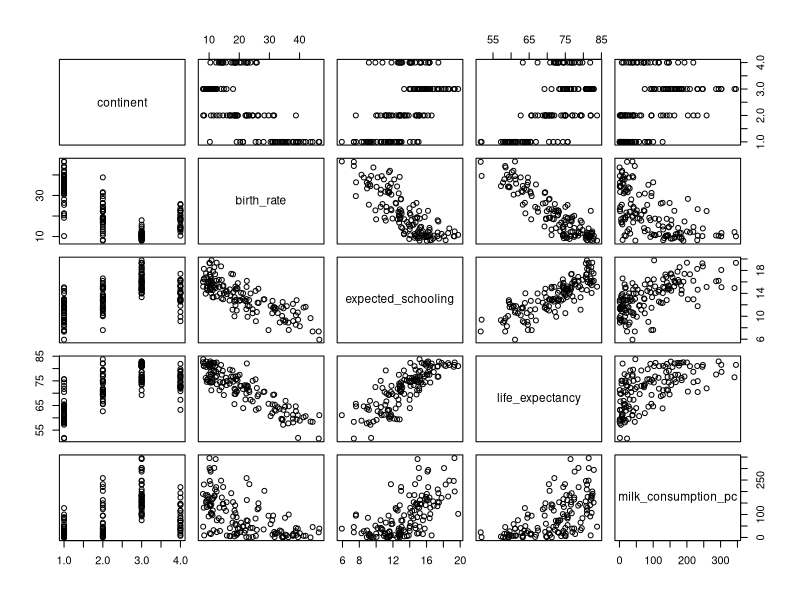
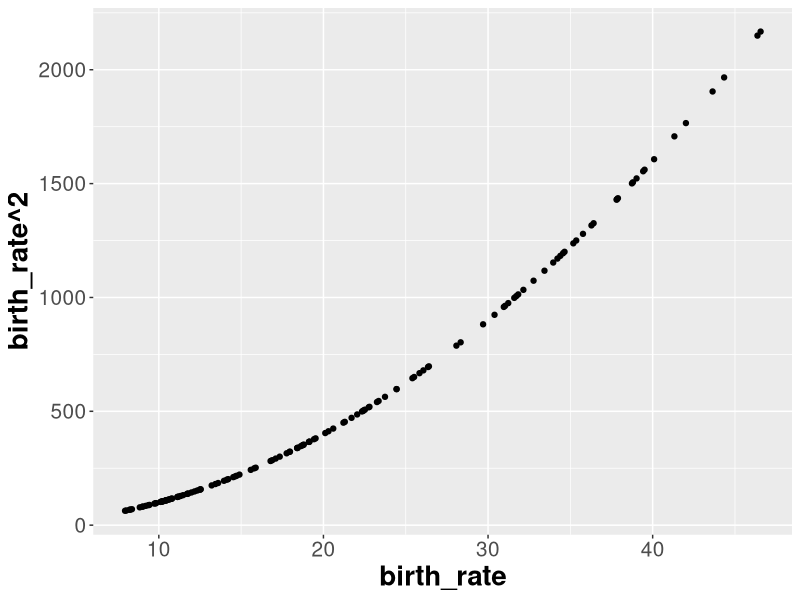
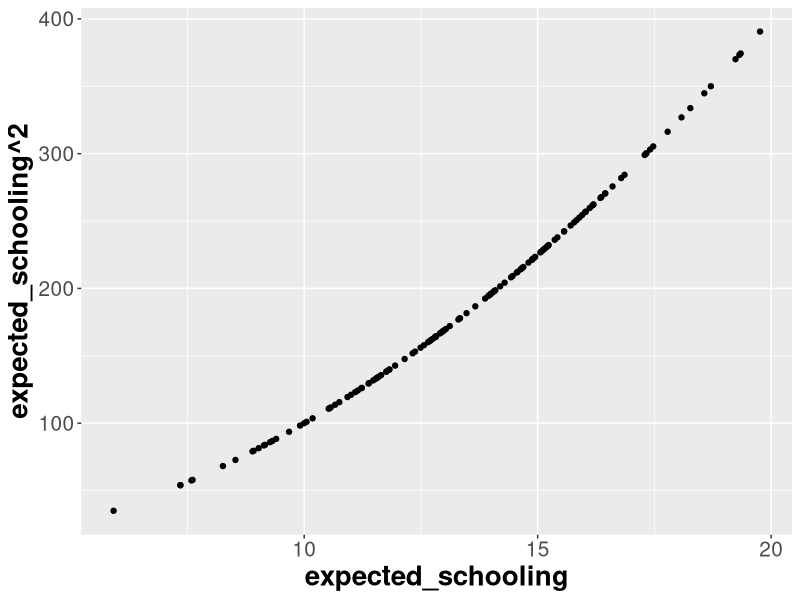
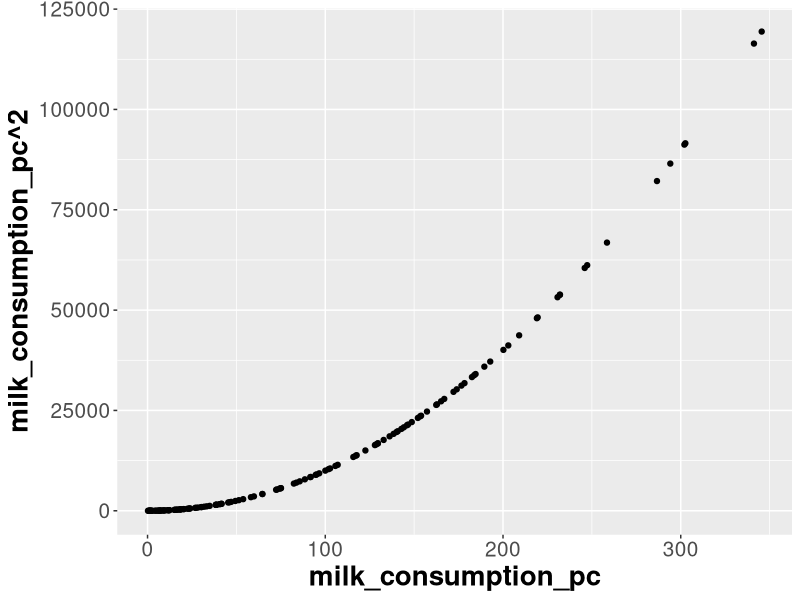
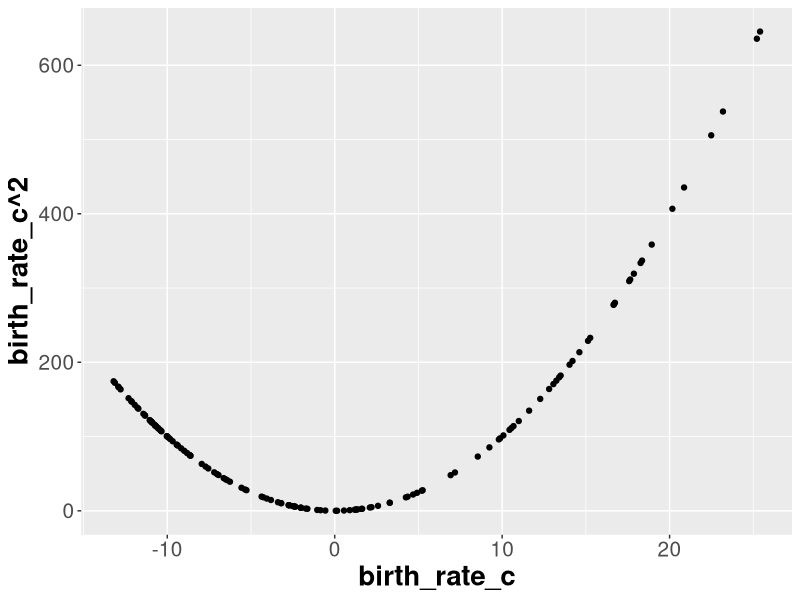
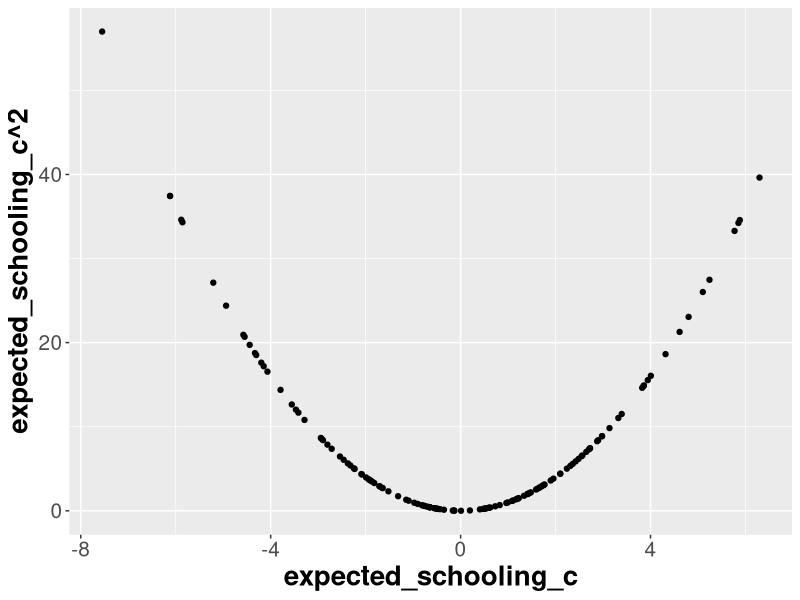
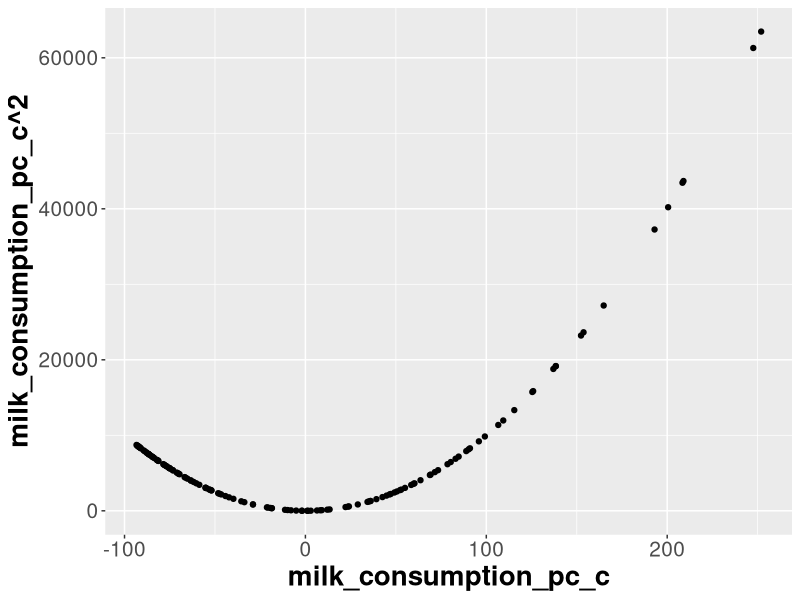

Source code (R) for these figures, in order:
## ---- chunk 1
library(tidyverse)
library(gridExtra)
## ---- chunk 2
#| warning: false
#| message: false

# limpa área de trabalho
rm(list = ls())

# carrega pacote `tidyverse`
library(tidyverse)

# carrega dados
owid <- read_delim("data/owid.csv", delim = ",", col_names = TRUE)

# codifica variável `continent` como fator
owid$continent <- as.factor(owid$continent)

str(owid)
## ---- chunk 3
# Filtrando os dados para o ano de 2015
model1_data <- owid %>% filter(year == 2015)

# Selecionando somente as variáveis de interesse
model1_data <- model1_data[, c(1, 5, 15, 18, 19)]

# Retirando os dados referentes a oceania
model1_data <- subset(model1_data, model1_data$continent != "Oceania")

# Juntando os dados referentes às Américas do Norte e Sul
model1_data <- model1_data %>%
    mutate(continent = dplyr::recode(continent, "North America" = "America", "South America" = "America"))
## ---- chunk 4
# Gráfico de dispersão dos dados
plot(model1_data)
## ---- chunk 5
model1_data <- model1_data |>
    mutate(log_milk_consumption_pc = milk_consumption_pc^0.25)
## ---- chunk 6
cor(model1_data$birth_rate, model1_data$expected_schooling)
## ---- chunk 7
cor(model1_data$birth_rate, model1_data$milk_consumption_pc)
## ---- chunk 8
cor(model1_data$expected_schooling, model1_data$milk_consumption_pc)
## ---- chunk 9
cor(model1_data$birth_rate, model1_data$log_milk_consumption_pc)
## ---- chunk 10
cor(model1_data$birth_rate, model1_data$log_milk_consumption_pc)
## ---- chunk 11
cor(model1_data$expected_schooling, model1_data$log_milk_consumption_pc)
## ---- chunk 12
# Correlação para birth rate
cor(model1_data$birth_rate, model1_data$birth_rate^2)
## ---- chunk 13
# Correlação para expected schooling
cor(model1_data$expected_schooling, model1_data$expected_schooling^2)
## ---- chunk 14
# Correlação para milk_consumption_pc
cor(model1_data$milk_consumption_pc, model1_data$milk_consumption_pc^2)
## ---- chunk 15
#| layout-ncol: 3

ggplot(model1_data, aes(x = birth_rate, y = birth_rate^2)) +
    geom_point() +
    theme(
        axis.text = element_text(size = 15),
        axis.title = element_text(size = 20, face = "bold")
    )

ggplot(model1_data, aes(x = expected_schooling, y = expected_schooling^2)) +
    geom_point() +
    theme(
        axis.text = element_text(size = 15),
        axis.title = element_text(size = 20, face = "bold")
    )

ggplot(model1_data, aes(x = milk_consumption_pc, y = milk_consumption_pc^2)) +
    geom_point() +
    theme(
        axis.text = element_text(size = 15),
        axis.title = element_text(size = 20, face = "bold")
    )
## ---- chunk 16
# Criando variáveis quantitativas centralizadas
model1_data <- model1_data %>%
    mutate(
        birth_rate_c = birth_rate - mean(birth_rate),
        expected_schooling_c = expected_schooling - mean(expected_schooling),
        milk_consumption_pc_c = milk_consumption_pc - mean(milk_consumption_pc)
    )

## ---- chunk 17
# Correlação para birth rate
cor(model1_data$birth_rate_c, model1_data$birth_rate_c^2)
## ---- chunk 18
# Correlação para expected schooling
cor(model1_data$expected_schooling_c, model1_data$expected_schooling_c^2)
## ---- chunk 19
# Correlação para milk_consumption_pc
cor(model1_data$milk_consumption_pc_c, model1_data$milk_consumption_pc_c^2)
## ---- chunk 20
#| layout-ncol: 3
ggplot(model1_data, aes(x = birth_rate_c, y = birth_rate_c^2)) +
    geom_point() +
    theme(
        axis.text = element_text(size = 15),
        axis.title = element_text(size = 20, face = "bold")
    )

ggplot(model1_data, aes(x = expected_schooling_c, y = expected_schooling_c^2)) +
    geom_point() +
    theme(
        axis.text = element_text(size = 15),
        axis.title = element_text(size = 20, face = "bold")
    )

ggplot(model1_data, aes(x = milk_consumption_pc_c, y = milk_consumption_pc_c^2)) +
    geom_point() +
    theme(
        axis.text = element_text(size = 15),
        axis.title = element_text(size = 20, face = "bold")
    )
## ---- chunk 21
cor(model1_data$birth_rate_c, model1_data$expected_schooling_c)
## ---- chunk 22
cor(model1_data$birth_rate_c, model1_data$milk_consumption_pc_c)
## ---- chunk 23
cor(model1_data$expected_schooling_c, model1_data$milk_consumption_pc_c)
## ---- chunk 24
# Modelo de regressão linear com as variáveis explicativas "birth_rate_c", "expected_schooling_c" e "milk_consumption_pc_c"

# Modelo polinomial de segunda ordem completo com as variáveis quantitativas
model1_quant <- lm(
    life_expectancy ~ I(birth_rate_c^2) + I(expected_schooling_c^2) + I(milk_consumption_pc_c^2) + birth_rate_c * expected_schooling_c + birth_rate_c * milk_consumption_pc_c + expected_schooling_c * milk_consumption_pc_c,data = model1_data)


summary(model1_quant)
## ---- chunk 25
# modelo que inclui as variáveis explicativas qualitativas
m_quali <- lm(
    life_expectancy ~ birth_rate_c * expected_schooling_c + continent, data = model1_data
)

# resumo do modelo
summary(m_quali)
